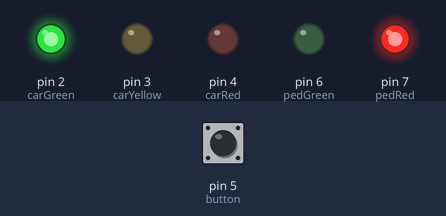
The sketch below on a simulated Arduino Uno, built with avr-gcc and run on an emulated ATmega328P. Parts: output pins drawn as LEDs (lit = HIGH). The test bench sets the inputs (shaded band); at power-on: pin 5 (button) LOW.

Above: at 1.2 s.
1.3 s: pin 5 (button) pulled HIGH for 0.15 s
At 2.7 s:
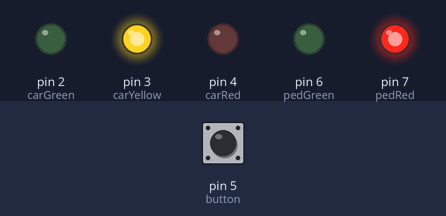
At 7.7 s:
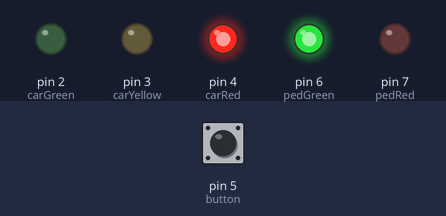
Timing chart, 0 to 41.2 s (numbered marks = the images above; inputs shaded):
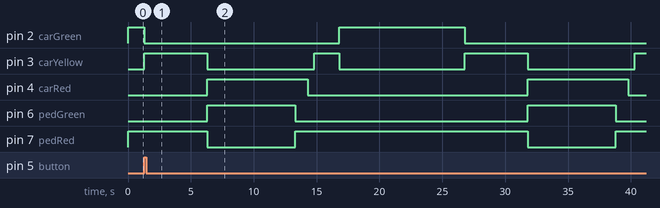

Measured:
- by itself, pin 4 (carRed): alternates HIGH for 8.0 s and LOW for 17.5 s
- by itself, pin 6 (pedGreen): alternates HIGH for 7.0 s and LOW for 18.5 s
- by itself, pin 7 (pedRed): alternates HIGH for 18.5 s and LOW for 7.0 s

The sketch:

Task_3_code.ino
```cpp
// -------------------------------
// TRAFFIC + PEDESTRIAN LIGHT SYSTEM
// -------------------------------

// CAR LIGHT PINS
int carRed = 4;
int carYellow = 3;
int carGreen = 2;

// PEDESTRIAN LIGHT PINS
int pedRed = 7;
int pedGreen = 6;

// BUTTON PIN
int button = 5;

// State variable
bool buttonPressed = false;

void setup() {
  pinMode(carRed, OUTPUT);
  pinMode(carYellow, OUTPUT);
  pinMode(carGreen, OUTPUT);
  pinMode(pedRed, OUTPUT);
  pinMode(pedGreen, OUTPUT);
  pinMode(button, INPUT);

  // Initial state
  digitalWrite(carGreen, HIGH);
  digitalWrite(carYellow, LOW);
  digitalWrite(carRed, LOW);
  digitalWrite(pedRed, HIGH);
  digitalWrite(pedGreen, LOW);
}

void loop() {
  // --CAR GREEN PHASE ----
  digitalWrite(carGreen, HIGH);
  digitalWrite(carYellow, LOW);
  digitalWrite(carRed, LOW);
  digitalWrite(pedRed, HIGH);
  digitalWrite(pedGreen, LOW);

  unsigned long startTime = millis();
  while (millis() - startTime < 10000) { // 10s green time (can end early)
    if (digitalRead(button) == HIGH) {
      buttonPressed = true;
      break;
    }
  }

  // ---CAR YELLOW PHASE (TO RED) ----
  digitalWrite(carGreen, LOW);
  digitalWrite(carYellow, HIGH);
  delay(5000); // 5 seconds yellow

  // ---CAR RED / PEDESTRIAN GREEN ----
  digitalWrite(carYellow, LOW);
  digitalWrite(carRed, HIGH);
  digitalWrite(pedRed, LOW);
  digitalWrite(pedGreen, HIGH);
  delay(7000); // pedestrian crossing time

  // ---PREPARE FOR GREEN (Sequential Red → Yellow → Green) ----
  // Step 1: Turn pedestrian green off, pedestrian red on
  digitalWrite(pedGreen, LOW);
  digitalWrite(pedRed, HIGH);
  delay(1000);

  // Step 2: Turn car red OFF before yellow comes on
  digitalWrite(carRed, LOW);
  delay(500); // short gap so red and yellow aren't on together

  // Step 3: Turn yellow ON (get ready)
  digitalWrite(carYellow, HIGH);
  delay(2000); // 2 seconds prepare time

  // Step 4: Turn yellow OFF, green ON (go)
  digitalWrite(carYellow, LOW);
  digitalWrite(carGreen, HIGH);

  buttonPressed = false;
}
```
